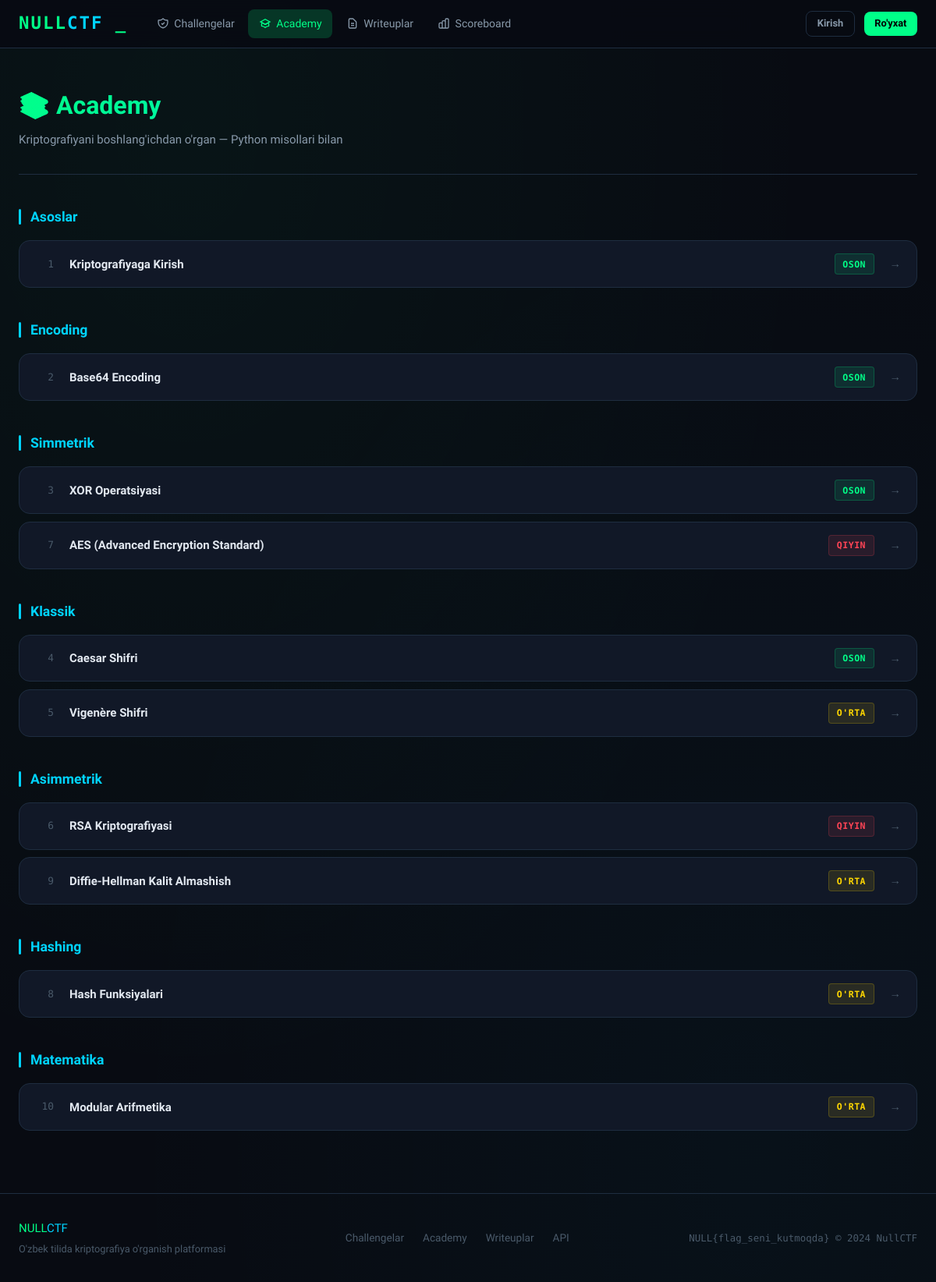
Screenshot of /academy with the database file from the repository.
### backend/models/database.py (models this page shows, shortened)
class Lesson(db.Model):
    __tablename__ = 'lessons'
    id          = db.Column(db.Integer, primary_key=True)
    title       = db.Column(db.String(200), nullable=False)
    slug        = db.Column(db.String(200), unique=True, nullable=False)
    category    = db.Column(db.String(50), nullable=False)
    order_num   = db.Column(db.Integer, default=0)
    content     = db.Column(db.Text, nullable=False)   # Markdown/HTML
    difficulty  = db.Column(db.String(20), default='oson')
    is_active   = db.Column(db.Boolean, default=True)
    created_at  = db.Column(db.DateTime, default=datetime.utcnow)

### backend/routes/academy.py (the view)
@academy_bp.route('/academy')
def index():
    lessons = Lesson.query.filter_by(is_active=True).order_by(Lesson.order_num).all()
    categories = {}
    for lesson in lessons:
        categories.setdefault(lesson.category, []).append(lesson)
    return render_template('academy/index.html', categories=categories)

### frontend/templates/academy/index.html (shortened to what this page needs)
{% extends 'base.html' %}
{% block content %}
<div class="container">
  <div class="page-header">
    <h1 class="page-title">📚 Academy</h1>
    <p class="page-subtitle">Kriptografiyani boshlang'ichdan o'rgan — Python misollari bilan</p>
  </div>
  {% for category, lessons in categories.items() %}
  <section style="margin-bottom:2.5rem;">
    <h2 style="font-size:1.1rem; font-weight:700; color:var(--cyan); margin-bottom:1rem;
               display:flex; align-items:center; gap:.75rem;">
      <span style="width:3px; height:20px; background:var(--cyan); border-radius:2px; display:inline-block;"></span>
      {{ category }}
    </h2>
    <div style="display:flex; flex-direction:column; gap:.6rem;">
      {% for lesson in lessons %}
      <a href="{{ url_for('academy.lesson', slug=lesson.slug) }}"
         style="display:flex; align-items:center; gap:1.25rem; padding:1rem 1.25rem;
                background:var(--bg-card); border:1px solid var(--border);
                border-radius:var(--radius-lg); color:inherit; text-decoration:none;
                transition:all .2s;"
         onmouseover="this.style.borderColor='var(--green)'; this.style.transform='translateX(4px)'"
         onmouseout="this.style.borderColor='var(--border)'; this.style.transform='translateX(0)'">
        <span style="font-family:var(--mono); font-size:.8rem; color:var(--text-muted); width:24px; text-align:right; flex-shrink:0;">
          {{ lesson.order_num }}
        </span>
        <div style="flex:1;">
          <div style="font-weight:700;">{{ lesson.title }}</div>
        </div>
        {% if lesson.difficulty == 'oson' %}
          <span class="badge badge-easy">Oson</span>
        {% elif lesson.difficulty == "o'rta" %}
          <span class="badge badge-medium">O'rta</span>
        {% else %}
          <span class="badge badge-hard">Qiyin</span>
        {% endif %}
        <span style="color:var(--text-muted); font-size:.9rem;">→</span>
      </a>
      {% endfor %}
    </div>
  </section>
  {% endfor %}
</div>
{% endblock %}

### frontend/static/css/main.css (style rules this page uses)
:root { --bg-base: #080b12; --bg-surface: #0d1117; --bg-card: #111827; --bg-hover: #1a2236; --border: #1e2d40; --border-bright: #2a3f5a; --green: #00ff88; --green-dim: #00cc6a; --green-glow: rgba(0,255,136,.18); --cyan: #00d4ff; --cyan-dim: #00a8cc; --purple: #b060ff; --red: #ff4455; --yellow: #ffd700; --orange: #ff8c00; --text-primary: #e2e8f0; --text-secondary: #8899aa; --text-muted: #4a5a6a; --mono: 'Share Tech Mono', monospace; --sans: 'Exo 2', sans-serif; --radius: 8px; --radius-lg: 14px; --shadow: 0 4px 24px rgba(0,0,0,.6); --glow-green: 0 0 20px var(--green-glow); }
*, *::before, *::after { box-sizing: border-box; margin: 0; padding: 0; }
html { scroll-behavior: smooth; }
body { background: var(--bg-base); color: var(--text-primary); font-family: var(--sans); font-size: 15px; line-height: 1.6; min-height: 100vh; background-image: radial-gradient(ellipse at 20% 10%, rgba(0,255,136,.04) 0%, transparent 60%), radial-gradient(ellipse at 80% 90%, rgba(0,212,255,.03) 0%, transparent 60%); }
a { color: var(--cyan); text-decoration: none; }
.container { max-width: 1280px; margin: 0 auto; padding: 0 1.5rem; }
.page-header { padding: 3rem 0 2rem; border-bottom: 1px solid var(--border); margin-bottom: 2.5rem; }
.page-title { font-size: 2rem; font-weight: 900; background: linear-gradient(135deg, var(--green) 0%, var(--cyan) 100%); -webkit-background-clip: text; -webkit-text-fill-color: transparent; background-clip: text; }
.page-subtitle { color: var(--text-secondary); margin-top: .4rem; }
.badge { display: inline-block; padding: .2rem .6rem; border-radius: 4px; font-size: .72rem; font-weight: 600; font-family: var(--mono); text-transform: uppercase; letter-spacing: .5px; }
.badge-easy { background: rgba(0,255,136,.1); color: var(--green); border: 1px solid rgba(0,255,136,.2); }
.badge-medium { background: rgba(255,215,0,.1); color: var(--yellow); border: 1px solid rgba(255,215,0,.2); }
.badge-hard { background: rgba(255,68,85,.1); color: var(--red); border: 1px solid rgba(255,68,85,.2); }

### rows the page displays
Lesson: category "Asoslar", order_num "1", title "Kriptografiyaga Kirish", difficulty "OSON"
Lesson: category "Encoding", order_num "2", title "Base64 Encoding", difficulty "OSON"
Lesson: category "Simmetrik", order_num "3", title "XOR Operatsiyasi", difficulty "OSON"
Lesson: order_num "7", title "AES (Advanced Encryption Standard)", difficulty "QIYIN"
Lesson: category "Klassik", order_num "4", title "Caesar Shifri", difficulty "OSON"
Lesson: order_num "5", title "Vigenère Shifri", difficulty "O'RTA"
Lesson: category "Asimmetrik", order_num "6", title "RSA Kriptografiyasi", difficulty "QIYIN"
Lesson: order_num "9", title "Diffie-Hellman Kalit Almashish", difficulty "O'RTA"
Lesson: category "Hashing", order_num "8", title "Hash Funksiyalari", difficulty "O'RTA"
Lesson: category "Matematika", order_num "10", title "Modular Arifmetika", difficulty "O'RTA"
